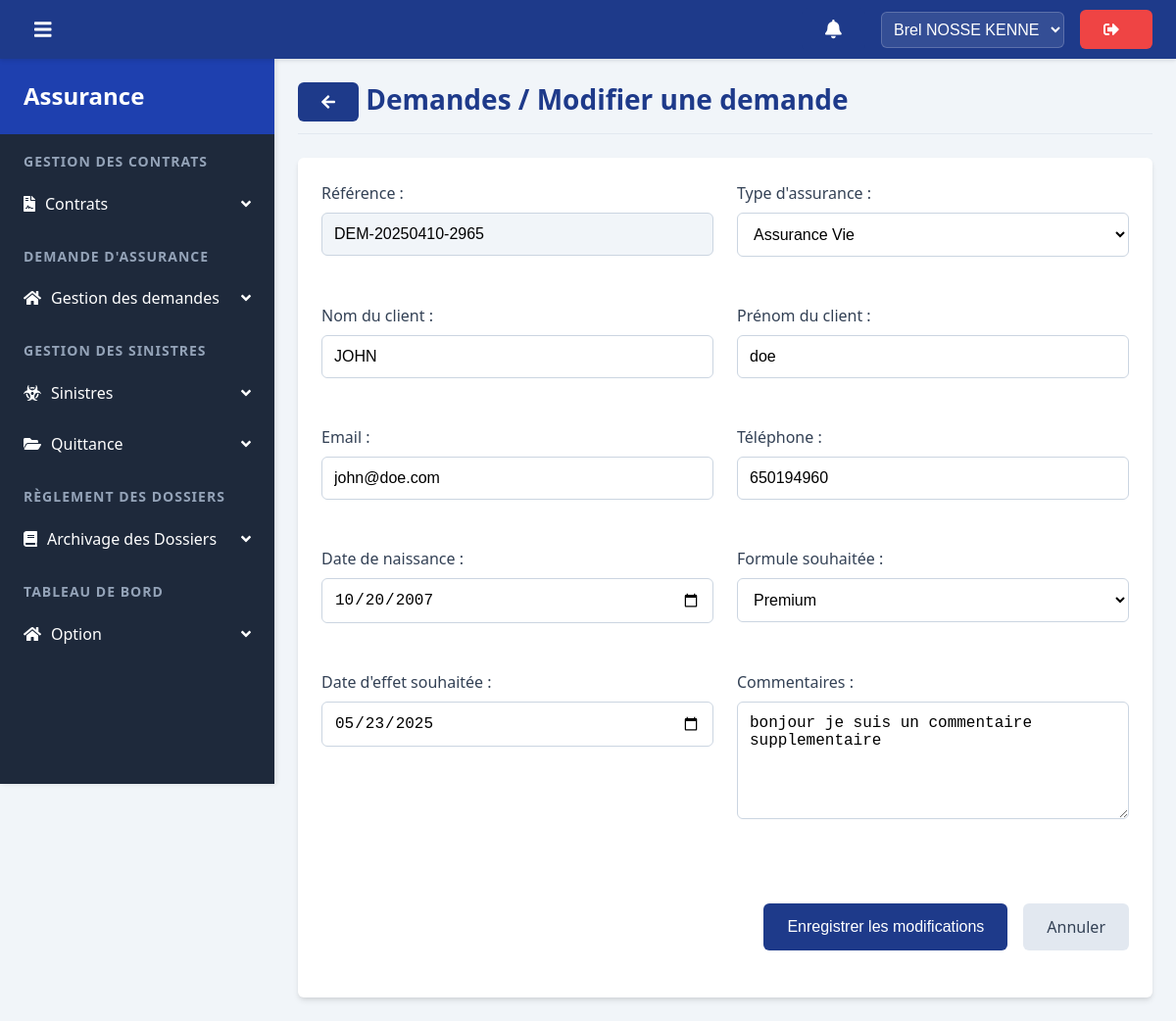
/assurance/vues/modifier_demande.php?id=13 (signed in), run on the app's committed database.
### tables this page shows
CREATE TABLE IF NOT EXISTS `employe` (
  `id` int NOT NULL AUTO_INCREMENT,
  `nom` varchar(20) NOT NULL,
  `prenom` varchar(20) NOT NULL,
  `email` varchar(255) NOT NULL,
  `phone` bigint NOT NULL,
  `poste` varchar(50) NOT NULL,
  `bdate` date NOT NULL,
  `photo` varchar(255) NOT NULL,
  `auth_key` varchar(20) NOT NULL,
  `mdp` varchar(150) DEFAULT NULL,
  `added_date` date DEFAULT NULL,
  `received_email` int DEFAULT NULL,
  `status` varchar(12) DEFAULT NULL,
  `status_compte` enum('active','unactive') DEFAULT 'active',
  `blocked_date` datetime DEFAULT NULL,
  PRIMARY KEY (`id`)
);

CREATE TABLE IF NOT EXISTS `demandes_assurance` (
  `id` int NOT NULL AUTO_INCREMENT,
  `reference` varchar(20) NOT NULL,
  `type_assurance` enum('Auto','Habitation','Santé','Vie','Professionnelle') NOT NULL,
  `statut` enum('En attente','En cours de traitement','Acceptée','Refusée') DEFAULT 'En attente',
  `nom_client` varchar(100) NOT NULL,
  `prenom_client` varchar(100) NOT NULL,
  `email` varchar(255) NOT NULL,
  `telephone` varchar(20) NOT NULL,
  `date_naissance` date NOT NULL,
  `formule` varchar(50) NOT NULL,
  `date_soumission` date NOT NULL,
  `date_effet_souhaitee` date NOT NULL,
  `commentaires` text,
  `created_at` timestamp NULL DEFAULT CURRENT_TIMESTAMP,
  PRIMARY KEY (`id`),
  UNIQUE KEY `reference` (`reference`)
);

### assurance/controller/func.php (called while the page is built, shortened)
<?php
    function getuserbyid($id){
        require '../models/db.php';
        $stmt = $bdd->prepare('SELECT * FROM employe WHERE id = ?');
        $stmt->execute(array($id));
        return $stmt->fetch(PDO::FETCH_ASSOC);
    }

### assurance/models/dbs.php (called while the page is built)
<?php
    if (!class_exists('Database')) {
        class Database {
            private static $instance = null;
            private $connection;
            private function __construct() {
                try {
                    $host = 'localhost';
                    $dbname = 'ass';
                    $username = 'root';
                    $password = '';
                    $this->connection = new PDO("mysql:host=$host;dbname=$dbname;charset=utf8", $username, $password);
                    $this->connection->setAttribute(PDO::ATTR_ERRMODE, PDO::ERRMODE_EXCEPTION);
                } catch (PDOException $e) {
                    throw new Exception("Erreur de connexion à la base de données: " . $e->getMessage());
                }
            }
            public static function getInstance() {
                if (self::$instance === null) {
                    self::$instance = new self();
                }
                return self::$instance;
            }
            public function getConnection() {
                return $this->connection;
            }
        }
    }

### assurance/controller/demandeController.php (called while the page is built, shortened)
<?php
require_once('../models/dbs.php');
class DemandeController {
    private $db;
    public function __construct() {
        try {
            $this->db = Database::getInstance()->getConnection();
            $this->uploadDir = dirname(__DIR__) . DIRECTORY_SEPARATOR . 'uploads' . DIRECTORY_SEPARATOR;
        } catch (Exception $e) {
            throw new Exception("Erreur d'initialisation : " . $e->getMessage());
        }
    }
public function getDemandeById($id) {
    try {
        $sql = "SELECT * FROM demandes_assurance WHERE id = :id";
        $stmt = $this->db->prepare($sql);
        $stmt->execute([':id' => $id]);
        return $stmt->fetch(PDO::FETCH_ASSOC);
    } catch (Exception $e) {
        error_log("Erreur dans getDemandeById : " . $e->getMessage());
        return false;
    }
}
}
?>

### assurance/vues/modifier_demande.php (the view, shortened to what this page needs)
<?php
require_once('../controller/demandeController.php');
$id = (int)$_GET['id'];
$controller = new DemandeController();
$demande = $controller->getDemandeById($id);
?>
<!DOCTYPE html>
<html lang="fr">
<head>
    <link rel="stylesheet" href="ressources/css/menu.css">
    <link rel="stylesheet" href="ressources/css/common.css">
    <link rel="stylesheet" href="ressources/css/contrat_modif.css">
</head>
<body>
    <?php
        include('components/navbar.php');
        include('components/verticalmenu.php');
    ?>
    <div class="container">
        <h1 class="root"><button onclick="history.back()" class="btn btn-primary"><i class="fas fa-arrow-left" style="margin-right: 0"></i></button> Demandes / Modifier une demande</h1>
        <form method="post">
            <div>
                <label for="reference">Référence :</label>
                <input type="text" id="reference" name="reference"
                       value="<?= htmlspecialchars($demande['reference']) ?>" readonly>
            </div>
            <div>
                <label for="type_assurance">Type d'assurance :</label>
                <select id="type_assurance" name="type_assurance" required>
                    <option value="Vie" <?= $demande['type_assurance'] == 'Vie' ? 'selected' : '' ?>>Assurance Vie</option>
                </select>
            </div>
            <div>
                <label for="nom_client">Nom du client :</label>
                <input type="text" id="nom_client" name="nom_client"
                       value="<?= htmlspecialchars($demande['nom_client']) ?>" required>
            </div>
            <div>
                <label for="prenom_client">Prénom du client :</label>
                <input type="text" id="prenom_client" name="prenom_client"
                       value="<?= htmlspecialchars($demande['prenom_client']) ?>" required>
            </div>
            <div>
                <label for="email">Email :</label>
                <input type="email" id="email" name="email"
                       value="<?= htmlspecialchars($demande['email']) ?>" required>
            </div>
            <div>
                <label for="telephone">Téléphone :</label>
                <input type="tel" id="telephone" name="telephone"
                       value="<?= htmlspecialchars($demande['telephone']) ?>" required>
            </div>
            <div>
                <label for="date_naissance">Date de naissance :</label>
                <input type="date" id="date_naissance" name="date_naissance"
                       value="<?= htmlspecialchars($demande['date_naissance']) ?>" required>
            </div>
            <div>
                <label for="formule">Formule souhaitée :</label>
                <select id="formule" name="formule" required>
                    <option value="Premium" <?= $demande['formule'] == 'Premium' ? 'selected' : '' ?>>Premium</option>
                </select>
            </div>
            <div>
                <label for="date_effet_souhaitee">Date d'effet souhaitée :</label>
                <input type="date" id="date_effet_souhaitee" name="date_effet_souhaitee"
                       value="<?= htmlspecialchars($demande['date_effet_souhaitee']) ?>" required>
            </div>
            <div>
                <label for="commentaires">Commentaires :</label>
                <textarea id="commentaires" name="commentaires"><?= htmlspecialchars($demande['commentaires']) ?></textarea>
            </div>
            <div class="form-actions">
                <button type="submit" class="btn-primary">Enregistrer les modifications</button>
                <a href="index.php" class="btn-secondary">Annuler</a>
            </div>
        </form>
    </div>
</body>
</html>

### assurance/vues/components/navbar.php (shortened to what this page needs)
<?php
    include("../controller/authController.php");
    include('../controller/func.php');
        ?>
<nav class="horizontal-navbar">
    <span class="toggle-verticalMenu"><i class="fas fa-bars"></i></span>
    <div class="horizontal-navbar-items">
    <?php
    if (isset($_SESSION['user_poste']) && $_SESSION['user_poste'] == 'rasd') { ?>
        <a href="notif.php" class="btn btn-primary" style="position:relative;padding: 0.75rem 1.5rem;font-size: 1.2em"><i class="fas fa-bell" style='margin: 0'></i> </a>
    <?php
    }
    ?>
        <select name="" id="">
            <option value=""><?= getuserbyid($_SESSION['user_id'])['prenom'].' '.getuserbyid($_SESSION['user_id'])['nom'] ?></option>
        </select>
        <a href="?showModal=true" class="btn red"><i class="fas fa-sign-out-alt"></i></a>
    </div>
</nav>

### assurance/vues/ressources/css/menu.css (style rules this page uses)
.horizontal-navbar { position: fixed; top: 0; left: 0; width: 100%; height: 60px; background-color: var(--primary); color: white; display: flex; justify-content: space-between; align-items: center; padding: 0 1.5rem; z-index: 100; box-shadow: 0 2px 4px rgba(0, 0, 0, 0.1); }
.horizontal-navbar-items { display: flex; align-items: center; gap: 1rem; }
.horizontal-navbar-items select { background-color: rgba(255, 255, 255, 0.1); color: white; border: 1px solid rgba(255, 255, 255, 0.2); padding: 0.5rem; border-radius: var(--border-radius); cursor: pointer; }
.horizontal-navbar-items select option { background-color: var(--primary-dark); color: white; }
.toggle-verticalMenu { cursor: pointer; font-size: 1.25rem; display: flex; align-items: center; justify-content: center; width: 40px; height: 40px; border-radius: var(--border-radius); transition: var(--transition); }

### assurance/vues/ressources/css/common.css (style rules this page uses)
:root { --primary: #1e3a8a; --primary-light: #2563eb; --primary-dark: #1e40af; --secondary: #475569; --accent: #3b82f6; --success: #10b981; --danger: #ef4444; --warning: #f59e0b; --info: #3b82f6; --light: #f8fafc; --dark: #1e293b; --gray-100: #f1f5f9; --gray-200: #e2e8f0; --gray-300: #cbd5e1; --gray-400: #94a3b8; --gray-500: #64748b; --gray-600: #475569; --gray-700: #334155; --gray-800: #1e293b; --gray-900: #0f172a; --border-radius: 0.375rem; --box-shadow: 0 4px 6px -1px rgba(0, 0, 0, 0.1), 0 2px 4px -1px rgba(0, 0, 0, 0.06); --transition: all 0.2s ease-in-out; --container-padding: 1.5rem; --spacing-xs: 0.25rem; --spacing-sm: 0.5rem; --spacing-md: 1rem; --spacing-lg: 1.5rem; --spacing-xl: 2rem; --spacing-2xl: 3rem; --radius-sm: 0.25rem; --radius-md: 0.375rem; --radius-lg: 0.5rem; --radius-full: 9999px; --shadow-sm: 0 1px 2px 0 rgba(0, 0, 0, 0.05); --shadow-md: 0 4px 6px -1px rgba(0, 0, 0, 0.1), 0 2px 4px -1px rgba(0, 0, 0, 0.06); --shadow-lg: 0 10px 15px -3px rgba(0, 0, 0, 0.1), 0 4px 6px -2px rgba(0, 0, 0, 0.05); --transition-fast: 150ms ease; --transition-normal: 300ms ease; --transition-slow: 500ms ease; --text-xs: 0.75rem; --text-sm: 0.875rem; --text-base: 1rem; --text-lg: 1.125rem; --text-xl: 1.25rem; --text-2xl: 1.5rem; --text-3xl: 1.875rem; --text-4xl: 2.25rem; }
* { margin: 0; padding: 0; box-sizing: border-box; }
html, body { height: 100%; font-family: 'Segoe UI', Tahoma, Geneva, Verdana, sans-serif; font-size: 16px; line-height: 1.5; color: var(--dark); background-color: var(--gray-100); }
.container { width: calc(100% - 280px); margin-left: 280px; padding: var(--container-padding); min-height: calc(100vh - 60px); margin-top: 60px; transition: margin-left 0.3s ease; }
h1, h2, h3, h4, h5, h6 { margin-bottom: 1rem; font-weight: 600; line-height: 1.2; color: var(--dark); }
h1 { font-size: 1.75rem; }
h1.root { color: var(--primary); padding-bottom: 0.75rem; border-bottom: 1px solid var(--gray-200); margin-bottom: 1.5rem; }
a { color: var(--primary); text-decoration: none; transition: var(--transition); }
form { width: 100%; background-color: white; border-radius: var(--border-radius); padding: 1.5rem; box-shadow: var(--box-shadow); }
.input-item, div:has(> label) { margin-bottom: 1.25rem; width: 100%; }
label { display: block; margin-bottom: 0.5rem; font-weight: 500; color: var(--gray-700); }
input, select, textarea { width: 100%; padding: 0.75rem; border: 1px solid var(--gray-300); border-radius: var(--border-radius); background-color: white; font-size: 1rem; transition: var(--transition); }
textarea { min-height: 120px; resize: vertical; }
.btn, .link-btn, button[type="submit"], input[type="submit"] { display: inline-flex; align-items: center; justify-content: center; padding: 0.75rem 1.5rem; border-radius: var(--border-radius); font-weight: 500; text-align: center; cursor: pointer; transition: var(--transition); border: none; font-size: 1rem; }
:is(.btn, .link-btn, button[type="submit"], input[type="submit"]) :is(svg, i) { margin-right: 10px; }
.btn-primary, .link-btn, .btn.green, input[type="submit"].green { background-color: var(--primary); color: white; }
.btn-secondary, .btn.def { background-color: var(--gray-200); color: var(--gray-700); }
.btn.red, .btn-danger { background-color: var(--danger); color: white; }
.form-actions { display: flex; justify-content: flex-end; gap: 1rem; margin-top: 1.5rem; }

### data on the page
employe: prenom "Brel NOSSE KENNE"
demandes_assurance: reference "DEM-20250410-2965", type_assurance "Assurance Vie", nom_client "JOHN", prenom_client "doe", email "john@doe.com", telephone "650194960", date_naissance "10/20/2007", formule "Premium", date_effet_souhaitee "05/23/2025", commentaires "bonjour je suis un commentaire supplementaire"
